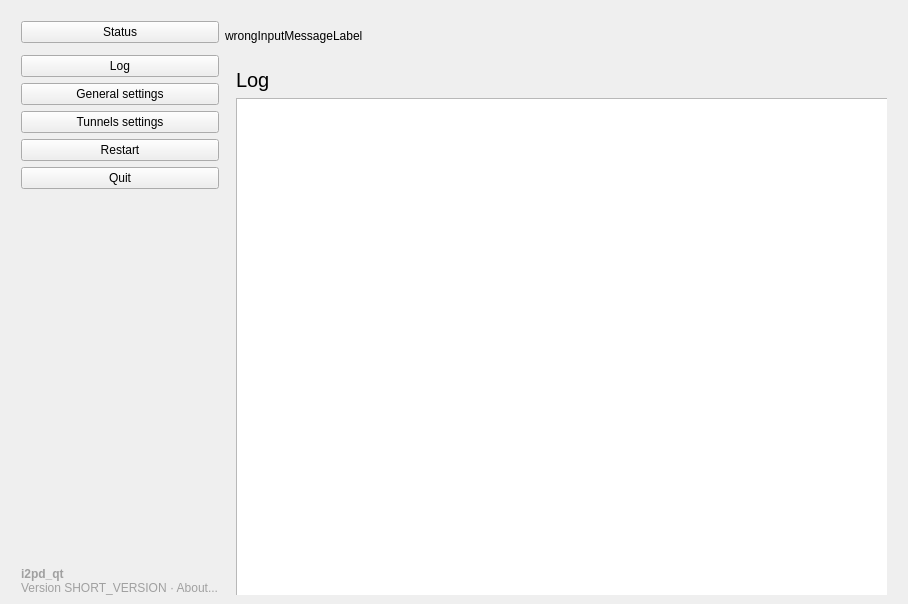
<?xml version="1.0" encoding="UTF-8"?>
<ui version="4.0">
 <class>MainWindow</class>
 <widget class="QMainWindow" name="MainWindow">
  <property name="geometry">
   <rect>
    <x>0</x>
    <y>0</y>
    <width>908</width>
    <height>604</height>
   </rect>
  </property>
  <property name="minimumSize">
   <size>
    <width>908</width>
    <height>0</height>
   </size>
  </property>
  <property name="maximumSize">
   <size>
    <width>908</width>
    <height>16777215</height>
   </size>
  </property>
  <property name="windowTitle">
   <string>MainWindow</string>
  </property>
  <widget class="QWidget" name="centralWidget">
   <property name="sizePolicy">
    <sizepolicy hsizetype="Expanding" vsizetype="Expanding">
     <horstretch>0</horstretch>
     <verstretch>0</verstretch>
    </sizepolicy>
   </property>
   <property name="minimumSize">
    <size>
     <width>908</width>
     <height>600</height>
    </size>
   </property>
   <property name="maximumSize">
    <size>
     <width>908</width>
     <height>600</height>
    </size>
   </property>
   <widget class="QWidget" name="horizontalLayoutWidget">
    <property name="geometry">
     <rect>
      <x>10</x>
      <y>10</y>
      <width>888</width>
      <height>596</height>
     </rect>
    </property>
    <layout class="QHBoxLayout" name="horizontalLayout">
     <property name="sizeConstraint">
      <enum>QLayout::SetMaximumSize</enum>
     </property>
     <item>
      <layout class="QVBoxLayout" name="verticalLayout" stretch="0,0,0,0,0,0,0,0,0,0">
       <property name="sizeConstraint">
        <enum>QLayout::SetMinimumSize</enum>
       </property>
       <property name="geometry" stdset="0">
        <rect>
         <x>0</x>
         <y>0</y>
         <width>170</width>
         <height>596</height>
        </rect>
       </property>
       <item>
        <widget class="QPushButton" name="statusPagePushButton">
         <property name="enabled">
          <bool>true</bool>
         </property>
         <property name="text">
          <string>Status</string>
         </property>
        </widget>
       </item>
       <item>
        <widget class="QWidget" name="statusButtonsPane" native="true">
         <property name="sizePolicy">
          <sizepolicy hsizetype="Fixed" vsizetype="Fixed">
           <horstretch>0</horstretch>
           <verstretch>0</verstretch>
          </sizepolicy>
         </property>
         <property name="minimumSize">
          <size>
           <width>172</width>
           <height>0</height>
          </size>
         </property>
        </widget>
       </item>
       <item>
        <widget class="QPushButton" name="logViewerPushButton">
         <property name="text">
          <string>Log</string>
         </property>
        </widget>
       </item>
       <item>
        <widget class="QPushButton" name="settingsPagePushButton">
         <property name="enabled">
          <bool>true</bool>
         </property>
         <property name="text">
          <string>General settings</string>
         </property>
        </widget>
       </item>
       <item>
        <widget class="QPushButton" name="tunnelsPagePushButton">
         <property name="enabled">
          <bool>true</bool>
         </property>
         <property name="text">
          <string>Tunnels settings</string>
         </property>
        </widget>
       </item>
       <item>
        <widget class="QPushButton" name="restartPagePushButton">
         <property name="enabled">
          <bool>true</bool>
         </property>
         <property name="text">
          <string>Restart</string>
         </property>
        </widget>
       </item>
       <item>
        <widget class="QPushButton" name="quitPagePushButton">
         <property name="enabled">
          <bool>true</bool>
         </property>
         <property name="text">
          <string>Quit</string>
         </property>
        </widget>
       </item>
       <item>
        <spacer name="horizontalSpacer_19">
         <property name="orientation">
          <enum>Qt::Horizontal</enum>
         </property>
         <property name="sizeType">
          <enum>QSizePolicy::Fixed</enum>
         </property>
         <property name="sizeHint" stdset="0">
          <size>
           <width>171</width>
           <height>0</height>
          </size>
         </property>
        </spacer>
       </item>
       <item>
        <spacer name="verticalSpacer">
         <property name="orientation">
          <enum>Qt::Vertical</enum>
         </property>
         <property name="sizeHint" stdset="0">
          <size>
           <width>20</width>
           <height>40</height>
          </size>
         </property>
        </spacer>
       </item>
       <item>
        <widget class="QLabel" name="aboutHrefLabel">
         <property name="font">
          <font>
           <pointsize>9</pointsize>
          </font>
         </property>
         <property name="contextMenuPolicy">
          <enum>Qt::NoContextMenu</enum>
         </property>
         <property name="toolTip">
          <string>Show app name, version and build date</string>
         </property>
         <property name="text">
          <string>&lt;html&gt;&lt;head/&gt;&lt;body&gt;&lt;p&gt;&lt;a href=&quot;about:i2pd_qt&quot;&gt;&lt;span style=&quot;text-decoration: none; color:#a0a0a0;&quot;&gt;&lt;span style=&quot;font-weight: 500;&quot;&gt;i2pd_qt&lt;/span&gt;&lt;br/&gt;Version SHORT_VERSION · About...&lt;/span&gt;&lt;/a&gt;&lt;/p&gt;&lt;/body&gt;&lt;/html&gt;</string>
         </property>
         <property name="alignment">
          <set>Qt::AlignLeading|Qt::AlignLeft|Qt::AlignVCenter</set>
         </property>
         <property name="margin">
          <number>6</number>
         </property>
         <property name="indent">
          <number>0</number>
         </property>
        </widget>
       </item>
      </layout>
     </item>
     <item>
      <layout class="QVBoxLayout" name="verticalLayout_7">
       <property name="sizeConstraint">
        <enum>QLayout::SetMinAndMaxSize</enum>
       </property>
       <item>
        <widget class="QLabel" name="wrongInputLabel">
         <property name="minimumSize">
          <size>
           <width>0</width>
           <height>30</height>
          </size>
         </property>
         <property name="palette">
          <palette>
           <active>
            <colorrole role="WindowText">
             <brush brushstyle="SolidPattern">
              <color alpha="255">
               <red>0</red>
               <green>0</green>
               <blue>0</blue>
              </color>
             </brush>
            </colorrole>
            <colorrole role="Button">
             <brush brushstyle="SolidPattern">
              <color alpha="255">
               <red>255</red>
               <green>0</green>
               <blue>0</blue>
              </color>
             </brush>
            </colorrole>
            <colorrole role="Light">
             <brush brushstyle="SolidPattern">
              <color alpha="255">
               <red>255</red>
               <green>127</green>
               <blue>127</blue>
              </color>
             </brush>
            </colorrole>
            <colorrole role="Midlight">
             <brush brushstyle="SolidPattern">
              <color alpha="255">
               <red>255</red>
               <green>63</green>
               <blue>63</blue>
              </color>
             </brush>
            </colorrole>
            <colorrole role="Dark">
             <brush brushstyle="SolidPattern">
              <color alpha="255">
               <red>127</red>
               <green>0</green>
               <blue>0</blue>
              </color>
             </brush>
            </colorrole>
            <colorrole role="Mid">
             <brush brushstyle="SolidPattern">
              <color alpha="255">
               <red>170</red>
               <green>0</green>
               <blue>0</blue>
              </color>
             </brush>
            </colorrole>
            <colorrole role="Text">
             <brush brushstyle="SolidPattern">
              <color alpha="255">
               <red>0</red>
               <green>0</green>
               <blue>0</blue>
              </color>
             </brush>
            </colorrole>
            <colorrole role="BrightText">
             <brush brushstyle="SolidPattern">
              <color alpha="255">
               <red>255</red>
               <green>255</green>
               <blue>255</blue>
              </color>
             </brush>
            </colorrole>
            <colorrole role="ButtonText">
             <brush brushstyle="SolidPattern">
              <color alpha="255">
               <red>0</red>
               <green>0</green>
               <blue>0</blue>
              </color>
             </brush>
            </colorrole>
            <colorrole role="Base">
             <brush brushstyle="SolidPattern">
              <color alpha="255">
               <red>255</red>
               <green>255</green>
               <blue>255</blue>
              </color>
             </brush>
            </colorrole>
            <colorrole role="Window">
             <brush brushstyle="SolidPattern">
              <color alpha="255">
               <red>255</red>
               <green>0</green>
               <blue>0</blue>
              </color>
             </brush>
            </colorrole>
            <colorrole role="Shadow">
             <brush brushstyle="SolidPattern">
              <color alpha="255">
               <red>0</red>
               <green>0</green>
               <blue>0</blue>
              </color>
             </brush>
            </colorrole>
            <colorrole role="AlternateBase">
             <brush brushstyle="SolidPattern">
              <color alpha="255">
               <red>255</red>
               <green>127</green>
               <blue>127</blue>
              </color>
             </brush>
            </colorrole>
            <colorrole role="ToolTipBase">
             <brush brushstyle="SolidPattern">
              <color alpha="255">
               <red>255</red>
               <green>255</green>
               <blue>220</blue>
              </color>
             </brush>
            </colorrole>
            <colorrole role="ToolTipText">
             <brush brushstyle="SolidPattern">
              <color alpha="255">
               <red>0</red>
               <green>0</green>
               <blue>0</blue>
              </color>
             </brush>
            </colorrole>
           </active>
           <inactive>
            <colorrole role="WindowText">
             <brush brushstyle="SolidPattern">
              <color alpha="255">
               <red>0</red>
               <green>0</green>
               <blue>0</blue>
              </color>
             </brush>
            </colorrole>
            <colorrole role="Button">
             <brush brushstyle="SolidPattern">
              <color alpha="255">
               <red>255</red>
               <green>0</green>
               <blue>0</blue>
              </color>
             </brush>
            </colorrole>
            <colorrole role="Light">
             <brush brushstyle="SolidPattern">
              <color alpha="255">
               <red>255</red>
               <green>127</green>
               <blue>127</blue>
              </color>
             </brush>
            </colorrole>
            <colorrole role="Midlight">
             <brush brushstyle="SolidPattern">
              <color alpha="255">
               <red>255</red>
               <green>63</green>
               <blue>63</blue>
              </color>
             </brush>
            </colorrole>
            <colorrole role="Dark">
             <brush brushstyle="SolidPattern">
              <color alpha="255">
               <red>127</red>
               <green>0</green>
               <blue>0</blue>
              </color>
             </brush>
            </colorrole>
            <colorrole role="Mid">
             <brush brushstyle="SolidPattern">
              <color alpha="255">
               <red>170</red>
               <green>0</green>
               <blue>0</blue>
              </color>
             </brush>
            </colorrole>
            <colorrole role="Text">
             <brush brushstyle="SolidPattern">
              <color alpha="255">
               <red>0</red>
               <green>0</green>
               <blue>0</blue>
              </color>
             </brush>
            </colorrole>
            <colorrole role="BrightText">
             <brush brushstyle="SolidPattern">
              <color alpha="255">
               <red>255</red>
               <green>255</green>
               <blue>255</blue>
              </color>
             </brush>
            </colorrole>
            <colorrole role="ButtonText">
             <brush brushstyle="SolidPattern">
              <color alpha="255">
               <red>0</red>
               <green>0</green>
               <blue>0</blue>
              </color>
             </brush>
            </colorrole>
            <colorrole role="Base">
             <brush brushstyle="SolidPattern">
              <color alpha="255">
               <red>255</red>
               <green>255</green>
               <blue>255</blue>
              </color>
             </brush>
            </colorrole>
            <colorrole role="Window">
             <brush brushstyle="SolidPattern">
              <color alpha="255">
               <red>255</red>
               <green>0</green>
               <blue>0</blue>
              </color>
             </brush>
            </colorrole>
            <colorrole role="Shadow">
             <brush brushstyle="SolidPattern">
              <color alpha="255">
               <red>0</red>
               <green>0</green>
               <blue>0</blue>
              </color>
             </brush>
            </colorrole>
            <colorrole role="AlternateBase">
             <brush brushstyle="SolidPattern">
              <color alpha="255">
               <red>255</red>
               <green>127</green>
               <blue>127</blue>
              </color>
             </brush>
            </colorrole>
            <colorrole role="ToolTipBase">
             <brush brushstyle="SolidPattern">
              <color alpha="255">
               <red>255</red>
               <green>255</green>
               <blue>220</blue>
              </color>
             </brush>
            </colorrole>
            <colorrole role="ToolTipText">
             <brush brushstyle="SolidPattern">
              <color alpha="255">
               <red>0</red>
               <green>0</green>
               <blue>0</blue>
              </color>
             </brush>
            </colorrole>
           </inactive>
           <disabled>
            <colorrole role="WindowText">
             <brush brushstyle="SolidPattern">
              <color alpha="255">
               <red>127</red>
               <green>0</green>
               <blue>0</blue>
              </color>
             </brush>
            </colorrole>
            <colorrole role="Button">
             <brush brushstyle="SolidPattern">
              <color alpha="255">
               <red>255</red>
               <green>0</green>
               <blue>0</blue>
              </color>
             </brush>
            </colorrole>
            <colorrole role="Light">
             <brush brushstyle="SolidPattern">
              <color alpha="255">
               <red>255</red>
               <green>127</green>
               <blue>127</blue>
              </color>
             </brush>
            </colorrole>
            <colorrole role="Midlight">
             <brush brushstyle="SolidPattern">
              <color alpha="255">
               <red>255</red>
               <green>63</green>
               <blue>63</blue>
              </color>
             </brush>
            </colorrole>
            <colorrole role="Dark">
             <brush brushstyle="SolidPattern">
              <color alpha="255">
               <red>127</red>
               <green>0</green>
               <blue>0</blue>
              </color>
             </brush>
            </colorrole>
            <colorrole role="Mid">
             <brush brushstyle="SolidPattern">
              <color alpha="255">
               <red>170</red>
               <green>0</green>
               <blue>0</blue>
              </color>
             </brush>
            </colorrole>
            <colorrole role="Text">
             <brush brushstyle="SolidPattern">
              <color alpha="255">
               <red>127</red>
               <green>0</green>
               <blue>0</blue>
              </color>
             </brush>
            </colorrole>
            <colorrole role="BrightText">
             <brush brushstyle="SolidPattern">
              <color alpha="255">
               <red>255</red>
               <green>255</green>
               <blue>255</blue>
              </color>
             </brush>
            </colorrole>
            <colorrole role="ButtonText">
             <brush brushstyle="SolidPattern">
              <color alpha="255">
               <red>127</red>
               <green>0</green>
               <blue>0</blue>
              </color>
             </brush>
            </colorrole>
            <colorrole role="Base">
             <brush brushstyle="SolidPattern">
              <color alpha="255">
               <red>255</red>
               <green>0</green>
               <blue>0</blue>
              </color>
             </brush>
            </colorrole>
            <colorrole role="Window">
             <brush brushstyle="SolidPattern">
              <color alpha="255">
               <red>255</red>
               <green>0</green>
               <blue>0</blue>
              </color>
             </brush>
            </colorrole>
            <colorrole role="Shadow">
             <brush brushstyle="SolidPattern">
              <color alpha="255">
               <red>0</red>
               <green>0</green>
               <blue>0</blue>
              </color>
             </brush>
            </colorrole>
            <colorrole role="AlternateBase">
             <brush brushstyle="SolidPattern">
              <color alpha="255">
               <red>255</red>
               <green>0</green>
               <blue>0</blue>
              </color>
             </brush>
            </colorrole>
            <colorrole role="ToolTipBase">
             <brush brushstyle="SolidPattern">
              <color alpha="255">
               <red>255</red>
               <green>255</green>
               <blue>220</blue>
              </color>
             </brush>
            </colorrole>
            <colorrole role="ToolTipText">
             <brush brushstyle="SolidPattern">
              <color alpha="255">
               <red>0</red>
               <green>0</green>
               <blue>0</blue>
              </color>
             </brush>
            </colorrole>
           </disabled>
          </palette>
         </property>
         <property name="text">
          <string>wrongInputMessageLabel</string>
         </property>
         <property name="wordWrap">
          <bool>true</bool>
         </property>
         <property name="margin">
          <number>10</number>
         </property>
        </widget>
       </item>
       <item>
        <widget class="QStackedWidget" name="stackedWidget">
         <property name="sizePolicy">
          <sizepolicy hsizetype="Preferred" vsizetype="Preferred">
           <horstretch>0</horstretch>
           <verstretch>0</verstretch>
          </sizepolicy>
         </property>
         <property name="minimumSize">
          <size>
           <width>0</width>
           <height>0</height>
          </size>
         </property>
         <property name="maximumSize">
          <size>
           <width>707</width>
           <height>713</height>
          </size>
         </property>
         <property name="currentIndex">
          <number>1</number>
         </property>
         <widget class="QWidget" name="statusPage">
          <property name="sizePolicy">
           <sizepolicy hsizetype="Preferred" vsizetype="Preferred">
            <horstretch>0</horstretch>
            <verstretch>0</verstretch>
           </sizepolicy>
          </property>
          <widget class="QWidget" name="verticalLayoutWidget_5">
           <property name="geometry">
            <rect>
             <x>0</x>
             <y>0</y>
             <width>707</width>
             <height>586</height>
            </rect>
           </property>
           <layout class="QVBoxLayout" name="verticalLayout_5">
            <property name="sizeConstraint">
             <enum>QLayout::SetMaximumSize</enum>
            </property>
            <item>
             <widget class="QLabel" name="label_4">
              <property name="font">
               <font>
                <pointsize>15</pointsize>
               </font>
              </property>
              <property name="text">
               <string>Status</string>
              </property>
             </widget>
            </item>
            <item>
             <layout class="QVBoxLayout" name="verticalLayout_2">
              <property name="sizeConstraint">
               <enum>QLayout::SetMaximumSize</enum>
              </property>
             </layout>
            </item>
           </layout>
          </widget>
         </widget>
         <widget class="QWidget" name="logViewerPage">
          <property name="sizePolicy">
           <sizepolicy hsizetype="Preferred" vsizetype="Preferred">
            <horstretch>0</horstretch>
            <verstretch>0</verstretch>
           </sizepolicy>
          </property>
          <widget class="QWidget" name="verticalLayoutWidget_4_logViewer">
           <property name="geometry">
            <rect>
             <x>0</x>
             <y>0</y>
             <width>707</width>
             <height>586</height>
            </rect>
           </property>
           <layout class="QVBoxLayout" name="verticalLayout_4_logViewer">
            <property name="sizeConstraint">
             <enum>QLayout::SetMinAndMaxSize</enum>
            </property>
            <item>
             <widget class="QLabel" name="logViewerTitleLabel">
              <property name="font">
               <font>
                <pointsize>15</pointsize>
               </font>
              </property>
              <property name="text">
               <string>Log</string>
              </property>
             </widget>
            </item>
            <item>
             <widget class="QPlainTextEdit" name="logViewerTextEdit">
              <property name="sizePolicy">
               <sizepolicy hsizetype="Expanding" vsizetype="Expanding">
                <horstretch>0</horstretch>
                <verstretch>0</verstretch>
               </sizepolicy>
              </property>
              <property name="verticalScrollBarPolicy">
               <enum>Qt::ScrollBarAlwaysOn</enum>
              </property>
              <property name="horizontalScrollBarPolicy">
               <enum>Qt::ScrollBarAsNeeded</enum>
              </property>
              <property name="maximumBlockCount">
               <number>10000</number>
              </property>
              <property name="acceptRichText" stdset="0">
               <bool>false</bool>
              </property>
              <property name="widgetResizable" stdset="0">
               <bool>true</bool>
              </property>
             </widget>
            </item>
           </layout>
          </widget>
         </widget>
         <widget class="QWidget" name="settingsPage">
          <property name="sizePolicy">
           <sizepolicy hsizetype="Preferred" vsizetype="Preferred">
            <horstretch>0</horstretch>
            <verstretch>0</verstretch>
           </sizepolicy>
          </property>
          <widget class="QWidget" name="verticalLayoutWidget_4">
           <property name="geometry">
            <rect>
             <x>0</x>
             <y>0</y>
             <width>707</width>
             <height>586</height>
            </rect>
           </property>
           <layout class="QVBoxLayout" name="verticalLayout_4">
            <property name="sizeConstraint">
             <enum>QLayout::SetMinAndMaxSize</enum>
            </property>
            <item>
             <widget class="QLabel" name="settingsTitleLabel">
              <property name="font">
               <font>
                <pointsize>15</pointsize>
               </font>
              </property>
              <property name="text">
               <string>General settings</string>
              </property>
             </widget>
            </item>
            <item>
             <widget class="QScrollArea" name="settingsScrollArea">
              <property name="sizePolicy">
               <sizepolicy hsizetype="Expanding" vsizetype="Expanding">
                <horstretch>0</horstretch>
                <verstretch>0</verstretch>
               </sizepolicy>
              </property>
              <property name="verticalScrollBarPolicy">
               <enum>Qt::ScrollBarAlwaysOn</enum>
              </property>
              <property name="horizontalScrollBarPolicy">
               <enum>Qt::ScrollBarAsNeeded</enum>
              </property>
              <property name="widgetResizable">
               <bool>true</bool>
              </property>
              <widget class="QWidget" name="settingsContents">
               <property name="geometry">
                <rect>
                 <x>0</x>
                 <y>0</y>
                 <width>693</width>
                 <height>498</height>
                </rect>
               </property>
               <property name="sizePolicy">
                <sizepolicy hsizetype="Expanding" vsizetype="Expanding">
                 <horstretch>0</horstretch>
                 <verstretch>0</verstretch>
                </sizepolicy>
               </property>
              </widget>
             </widget>
            </item>
           </layout>
          </widget>
         </widget>
         <widget class="QWidget" name="tunnelsPage">
          <widget class="QWidget" name="verticalLayoutWidget_6">
           <property name="geometry">
            <rect>
             <x>0</x>
             <y>0</y>
             <width>707</width>
             <height>586</height>
            </rect>
           </property>
           <layout class="QVBoxLayout" name="verticalLayout_6">
            <property name="sizeConstraint">
             <enum>QLayout::SetMinAndMaxSize</enum>
            </property>
            <item>
             <widget class="QLabel" name="tunnelsTitleLabel">
              <property name="font">
               <font>
                <pointsize>15</pointsize>
               </font>
              </property>
              <property name="text">
               <string>Tunnels settings</string>
              </property>
             </widget>
            </item>
            <item>
             <layout class="QHBoxLayout" name="horizontalLayout_42">
              <item>
               <widget class="QPushButton" name="addClientTunnelPushButton">
                <property name="text">
                 <string>Add Client Tunnel</string>
                </property>
               </widget>
              </item>
              <item>
               <widget class="QPushButton" name="addServerTunnelPushButton">
                <property name="text">
                 <string>Add Server Tunnel</string>
                </property>
               </widget>
              </item>
              <item>
               <spacer name="horizontalSpacer_30">
                <property name="orientation">
                 <enum>Qt::Horizontal</enum>
                </property>
                <property name="sizeHint" stdset="0">
                 <size>
                  <width>40</width>
                  <height>20</height>
                 </size>
                </property>
               </spacer>
              </item>
             </layout>
            </item>
            <item>
             <widget class="QScrollArea" name="tunnelsScrollArea">
              <property name="verticalScrollBarPolicy">
               <enum>Qt::ScrollBarAlwaysOn</enum>
              </property>
              <property name="widgetResizable">
               <bool>false</bool>
              </property>
              <property name="alignment">
               <set>Qt::AlignLeading|Qt::AlignLeft|Qt::AlignTop</set>
              </property>
              <widget class="QWidget" name="tunnelsScrollAreaWidgetContents">
               <property name="geometry">
                <rect>
                 <x>0</x>
                 <y>0</y>
                 <width>699</width>
                 <height>425</height>
                </rect>
               </property>
              </widget>
             </widget>
            </item>
           </layout>
          </widget>
         </widget>
         <widget class="QWidget" name="restartPage">
          <widget class="QWidget" name="verticalLayoutWidget_3">
           <property name="geometry">
            <rect>
             <x>0</x>
             <y>0</y>
             <width>707</width>
             <height>586</height>
            </rect>
           </property>
           <layout class="QVBoxLayout" name="verticalLayout_3">
            <property name="sizeConstraint">
             <enum>QLayout::SetMinAndMaxSize</enum>
            </property>
            <item>
             <widget class="QLabel" name="label_3">
              <property name="font">
               <font>
                <pointsize>15</pointsize>
               </font>
              </property>
              <property name="text">
               <string>Restart</string>
              </property>
             </widget>
            </item>
            <item>
             <widget class="QPushButton" name="doRestartI2PDPushButton">
              <property name="text">
               <string>Restart i2pd</string>
              </property>
             </widget>
            </item>
            <item>
             <spacer name="verticalSpacer_3">
              <property name="orientation">
               <enum>Qt::Vertical</enum>
              </property>
              <property name="sizeHint" stdset="0">
               <size>
                <width>20</width>
                <height>40</height>
               </size>
              </property>
             </spacer>
            </item>
           </layout>
          </widget>
         </widget>
         <widget class="QWidget" name="quitPage">
          <property name="sizePolicy">
           <sizepolicy hsizetype="Preferred" vsizetype="Preferred">
            <horstretch>0</horstretch>
            <verstretch>0</verstretch>
           </sizepolicy>
          </property>
          <widget class="QWidget" name="verticalLayoutWidget_2">
           <property name="geometry">
            <rect>
             <x>0</x>
             <y>0</y>
             <width>707</width>
             <height>531</height>
            </rect>
           </property>
           <layout class="QVBoxLayout" name="quitPageVerticalLayout">
            <property name="sizeConstraint">
             <enum>QLayout::SetMinAndMaxSize</enum>
            </property>
            <item>
             <widget class="QLabel" name="label_2">
              <property name="font">
               <font>
                <pointsize>15</pointsize>
               </font>
              </property>
              <property name="text">
               <string>Quit</string>
              </property>
             </widget>
            </item>
            <item>
             <widget class="QPushButton" name="fastQuitPushButton">
              <property name="text">
               <string>Quit Now</string>
              </property>
             </widget>
            </item>
            <item>
             <widget class="QPushButton" name="gracefulQuitPushButton">
              <property name="text">
               <string>Graceful Quit</string>
              </property>
             </widget>
            </item>
            <item>
             <spacer name="verticalSpacer_2">
              <property name="orientation">
               <enum>Qt::Vertical</enum>
              </property>
              <property name="sizeHint" stdset="0">
               <size>
                <width>20</width>
                <height>40</height>
               </size>
              </property>
             </spacer>
            </item>
           </layout>
          </widget>
         </widget>
        </widget>
       </item>
      </layout>
     </item>
    </layout>
   </widget>
  </widget>
 </widget>
 <layoutdefault spacing="6" margin="11"/>
 <resources/>
 <connections/>
 <slots>
  <slot>handleQuitButton()</slot>
  <slot>handleGracefulQuitButton()</slot>
 </slots>
</ui>
